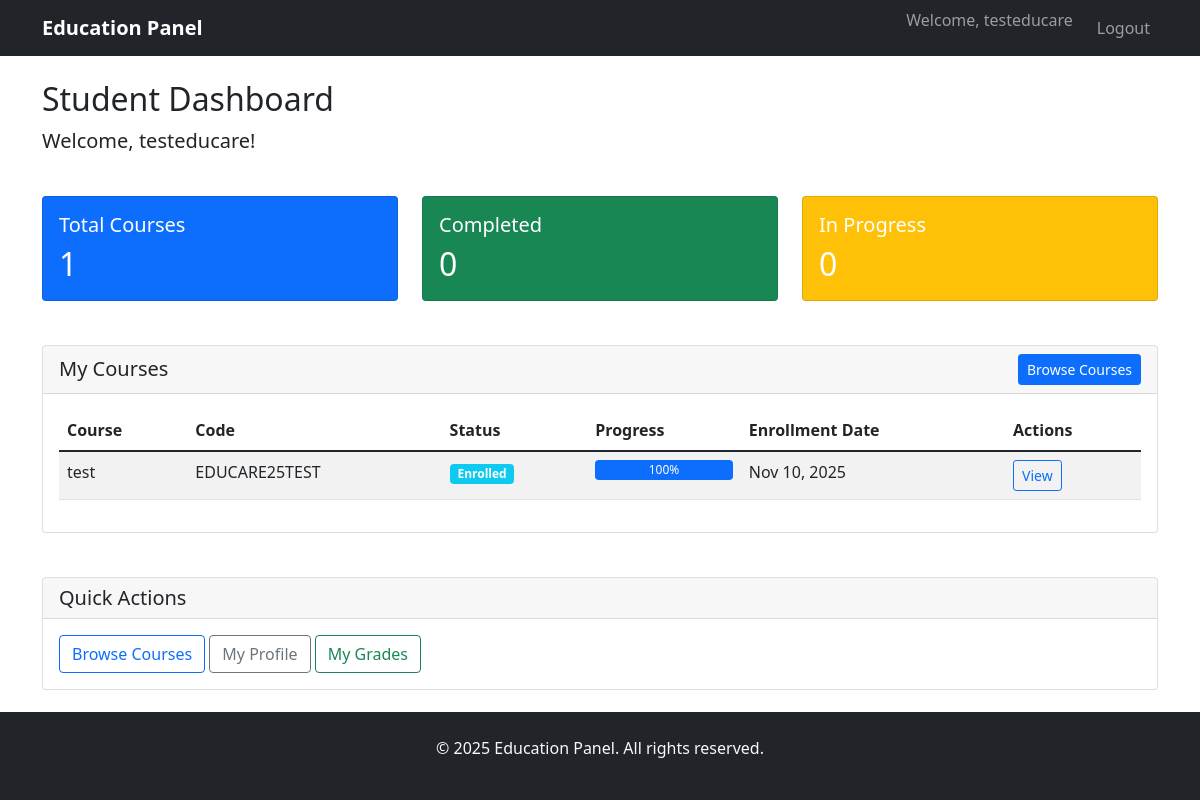
The app's page /students/dashboard/ (signed in) with its own data.
### apps/accounts/models.py (models this page shows, shortened)
class User(AbstractUser):
    ROLE_CHOICES = (
        ('admin', 'Admin'),
        ('teacher', 'Teacher'),
        ('student', 'Student'),
    )
    role = models.CharField(max_length=20, choices=ROLE_CHOICES, default='teacher')
    phone = models.CharField(max_length=15, blank=True)
    profile_picture = models.ImageField(upload_to='profile_pictures/', blank=True)
    date_joined = models.DateTimeField(auto_now_add=True)
    is_approved = models.BooleanField(default=False)  # For teacher approval

### apps/students/models.py (models this page shows, shortened)
class Enrollment(models.Model):
    STATUS_CHOICES = (
        ('pending', 'Pending Payment'),
        ('enrolled', 'Enrolled'),
        ('in_progress', 'In Progress'),
        ('completed', 'Completed'),
        ('dropped', 'Dropped'),
        ('cancelled', 'Cancelled'),
    )
    student = models.ForeignKey(User, on_delete=models.CASCADE)
    course = models.ForeignKey('courses.Course', on_delete=models.CASCADE)
    enrollment_date = models.DateTimeField(auto_now_add=True)
    status = models.CharField(max_length=20, choices=STATUS_CHOICES, default='pending')
    completion_date = models.DateTimeField(null=True, blank=True)
    progress = models.IntegerField(default=0)
    final_grade = models.DecimalField(max_digits=5, decimal_places=2, null=True, blank=True)
    certificate_issued = models.BooleanField(default=False)
    certificate_issue_date = models.DateTimeField(null=True, blank=True)
    class Meta:
        app_label = 'students'
        unique_together = ['student', 'course']

### apps/courses/models.py (models this page shows, shortened)
class Course(models.Model):
    LEVEL_CHOICES = (
        ('beginner', 'Beginner'),
        ('intermediate', 'Intermediate'),
        ('advanced', 'Advanced'),
    )
    STATUS_CHOICES = (
        ('draft', 'Draft'),
        ('published', 'Published'),
        ('archived', 'Archived'),
    )
    title = models.CharField(max_length=200)
    subtitle = models.CharField(max_length=300, blank=True)
    description = models.TextField()
    code = models.CharField(max_length=20, unique=True)
    category = models.ForeignKey(Category, on_delete=models.SET_NULL, null=True, blank=True)
    credits = models.IntegerField(default=3)
    level = models.CharField(max_length=20, choices=LEVEL_CHOICES, default='beginner')
    duration_weeks = models.IntegerField(default=12)
    price = models.DecimalField(max_digits=8, decimal_places=2, default=0.00)
    discount_price = models.DecimalField(max_digits=8, decimal_places=2, null=True, blank=True)
    thumbnail = models.ImageField(upload_to='course_thumbnails/', blank=True)
    video_intro = models.FileField(upload_to='course_intros/', blank=True)
    is_featured = models.BooleanField(default=False)
    status = models.CharField(max_length=20, choices=STATUS_CHOICES, default='draft')
    created_by = models.ForeignKey(User, on_delete=models.CASCADE, limit_choices_to={'role': 'teacher'})
    created_at = models.DateTimeField(auto_now_add=True)
    updated_at = models.DateTimeField(auto_now=True)
    requirements = models.TextField(blank=True)
    learning_outcomes = models.TextField(blank=True)
    class Meta:
        app_label = 'courses'
        ordering = ['-created_at']

### apps/students/views.py (the view)
# urls.py: path('dashboard/', views.student_dashboard, name='student_dashboard'),
@login_required
def student_dashboard(request):
    if request.user.role != 'student':
        messages.error(request, 'Access denied.')
        return redirect('home')
    enrollments = Enrollment.objects.filter(student=request.user)
    total_courses = enrollments.count()
    completed_courses = enrollments.filter(status='completed').count()
    in_progress_courses = enrollments.filter(status='in_progress').count()
    context = {
        'enrollments': enrollments,
        'total_courses': total_courses,
        'completed_courses': completed_courses,
        'in_progress_courses': in_progress_courses,
    }
    return render(request, 'students/dashboard.html', context)

### templates/students/dashboard.html (shortened to what this page needs)
{% extends 'base.html' %}
{% block content %}
<div class="row">
    <div class="col-md-12">
        <h2>Student Dashboard</h2>
        <p class="lead">Welcome, {{ user.username }}!</p>
    </div>
</div>
<div class="row mt-4">
    <div class="col-md-4">
        <div class="card text-white bg-primary">
            <div class="card-body">
                <h5 class="card-title">Total Courses</h5>
                <h2 class="card-text">{{ total_courses }}</h2>
            </div>
        </div>
    </div>
    <div class="col-md-4">
        <div class="card text-white bg-success">
            <div class="card-body">
                <h5 class="card-title">Completed</h5>
                <h2 class="card-text">{{ completed_courses }}</h2>
            </div>
        </div>
    </div>
    <div class="col-md-4">
        <div class="card text-white bg-warning">
            <div class="card-body">
                <h5 class="card-title">In Progress</h5>
                <h2 class="card-text">{{ in_progress_courses }}</h2>
            </div>
        </div>
    </div>
</div>
<div class="row mt-4">
    <div class="col-md-12">
        <div class="card">
            <div class="card-header d-flex justify-content-between align-items-center">
                <h5 class="card-title mb-0">My Courses</h5>
              <a href="#" class="btn btn-primary btn-sm" onclick="alert('Course browsing coming soon!')">Browse Courses</a>
            </div>
            <div class="card-body">
                {% if enrollments %}
                    <div class="table-responsive">
                        <table class="table table-striped">
                            <thead>
                                <tr>
                                    <th>Course</th>
                                    <th>Code</th>
                                    <th>Status</th>
                                    <th>Progress</th>
                                    <th>Enrollment Date</th>
                                    <th>Actions</th>
                                </tr>
                            </thead>
                            <tbody>
                                {% for enrollment in enrollments %}
                                <tr>
                                    <td>{{ enrollment.course.title }}</td>
                                    <td>{{ enrollment.course.code }}</td>
                                    <td>
                                        <span class="badge
                                            {% if enrollment.status == 'completed' %}bg-success
                                            {% elif enrollment.status == 'in_progress' %}bg-warning
                                            {% else %}bg-info{% endif %}">
                                            {{ enrollment.status|title }}
                                        </span>
                                    </td>
                                    <td>
                                        <div class="progress" style="height: 20px;">
                                            <div class="progress-bar" role="progressbar"
                                                 style="width: {{ enrollment.progress }}%;"
                                                 aria-valuenow="{{ enrollment.progress }}"
                                                 aria-valuemin="0" aria-valuemax="100">
                                                {{ enrollment.progress }}%
                                            </div>
                                        </div>
                                    </td>
                                    <td>{{ enrollment.enrollment_date|date:"M d, Y" }}</td>
                                    <td>
                                        <a href="{% url 'course_detail' enrollment.course.id %}"
                                           class="btn btn-sm btn-outline-primary">View</a>
                                    </td>
                                </tr>
                                {% endfor %}
                            </tbody>
                        </table>
                    </div>
                {% else %}
                    <p class="text-muted">You are not enrolled in any courses yet.</p>
                    <a href="{% url 'student_courses' %}" class="btn btn-primary">Browse Available Courses</a>
                {% endif %}
            </div>
        </div>
    </div>
</div>
<div class="row mt-4">
    <div class="col-md-12">
        <div class="card">
            <div class="card-header">
                <h5 class="card-title mb-0">Quick Actions</h5>
            </div>
            <div class="card-body">
                <a href="{% url 'student_courses' %}" class="btn btn-outline-primary">Browse Courses</a>
                <a href="{% url 'student_profile' %}" class="btn btn-outline-secondary">My Profile</a>
                <a href="{% url 'student_grades' %}" class="btn btn-outline-success">My Grades</a>
            </div>
        </div>
    </div>
</div>
{% endblock %}

### templates/base.html (shortened to what this page needs)
<!DOCTYPE html>
<html lang="en">
<head>
    <link href="https://cdn.jsdelivr.net/npm/bootstrap@5.1.3/dist/css/bootstrap.min.css" rel="stylesheet">
</head>
<body>
    <nav class="navbar navbar-expand-lg navbar-dark bg-dark">
        <div class="container">
            <a class="navbar-brand" href="{% url 'home' %}">Education Panel</a>
            <div class="collapse navbar-collapse" id="navbarNav">
                <ul class="navbar-nav ms-auto">
                    {% if user.is_authenticated %}
                        <li class="nav-item">
                            <span class="navbar-text me-3">
                                Welcome, {{ user.username }}
                            </span>
                        </li>
                        <li class="nav-item">
                            <a class="nav-link" href="{% url 'logout' %}">Logout</a>
                        </li>
                    {% endif %}
                </ul>
            </div>
        </div>
    </nav>
    <main class="flex-grow-content">
        <div class="container mt-4">
            {% block content %}
            {% endblock %}
        </div>
    </main>
    <footer class="bg-dark text-light">
        <div class="container py-4">
            <div class="text-center">
                <p>&copy; 2025 Education Panel. All rights reserved.</p>
            </div>
        </div>
    </footer>
</body>
</html>

### templates/base.html (style rules this page uses)
.navbar-brand { font-weight: bold; }
.card { margin-bottom: 20px; }
html, body { height: 100%; margin: 0; }
body { display: flex; flex-direction: column; }
.flex-grow-content { flex-grow: 1; }

### records on screen
User: username "testeducare"
Enrollment: course "test", course.code "EDUCARE25TEST", status "Enrolled", progress "100", enrollment_date "Nov 10, 2025"

### other values on screen
{{ total_courses }} "1"
{{ completed_courses }} "0"
{{ in_progress_courses }} "0"
